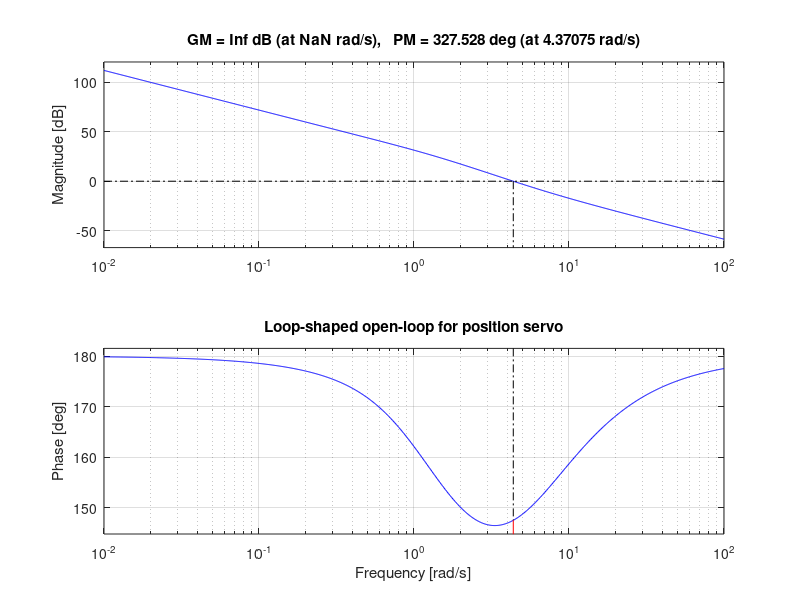
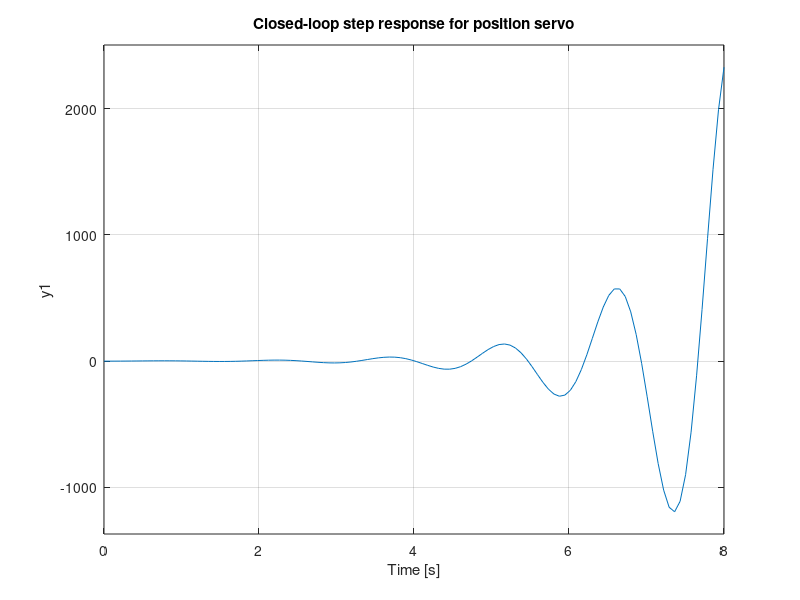

The MATLAB script that drew these images, in order:
% Plant and controller (continuous time)
s  = tf('s');
P1 = 1 / (s * (s + 1));

Kc = 12;
zi = 0.8;
zl = 6;
pl = 1.5;

Ci = (s + zi) / s;
Cl = (s + zl) / (s + pl);
C1 = Kc * Ci * Cl;

L1 = C1 * P1;
T1 = feedback(L1, 1);

figure;
margin(L1); grid on;
title('Loop-shaped open-loop for position servo');

figure;
step(T1);
grid on;
title('Closed-loop step response for position servo');

% In Simulink, place blocks for P1, Ci, Cl and connect them
% in feedback; use "To Workspace" blocks to compare with this script.
